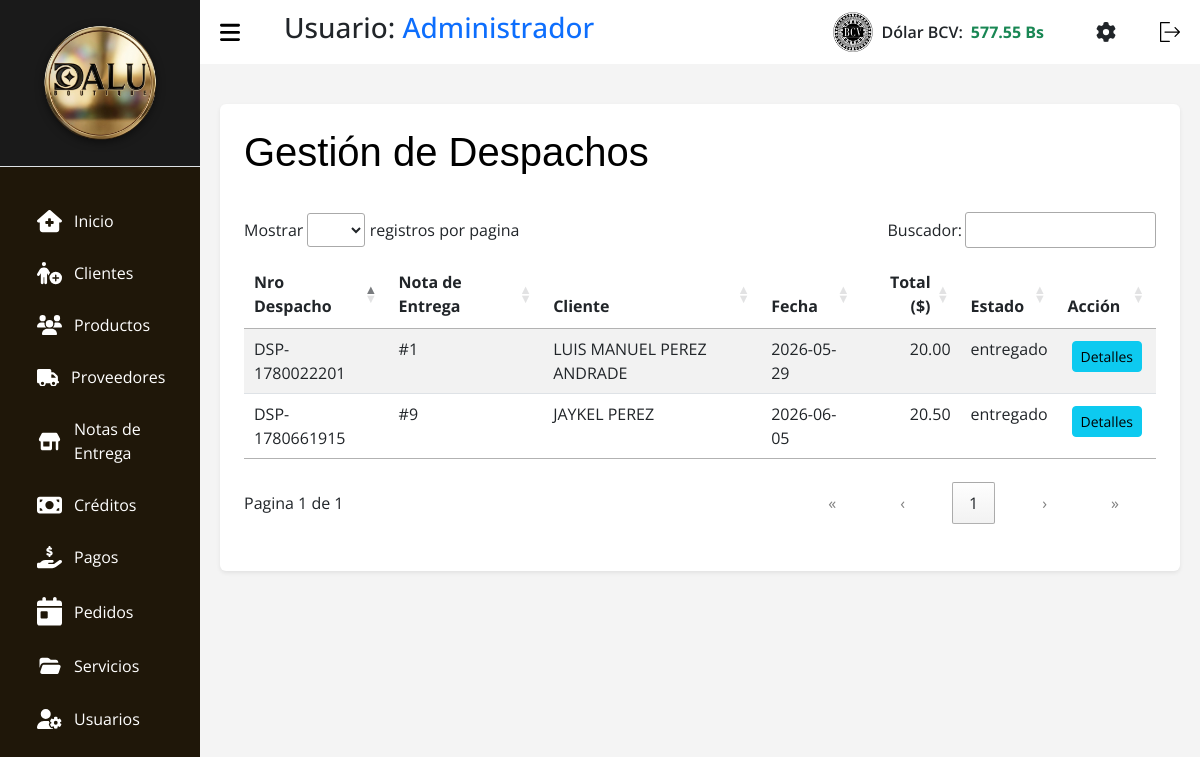
The app's page /index.php?c=Despacho (signed in), older data.
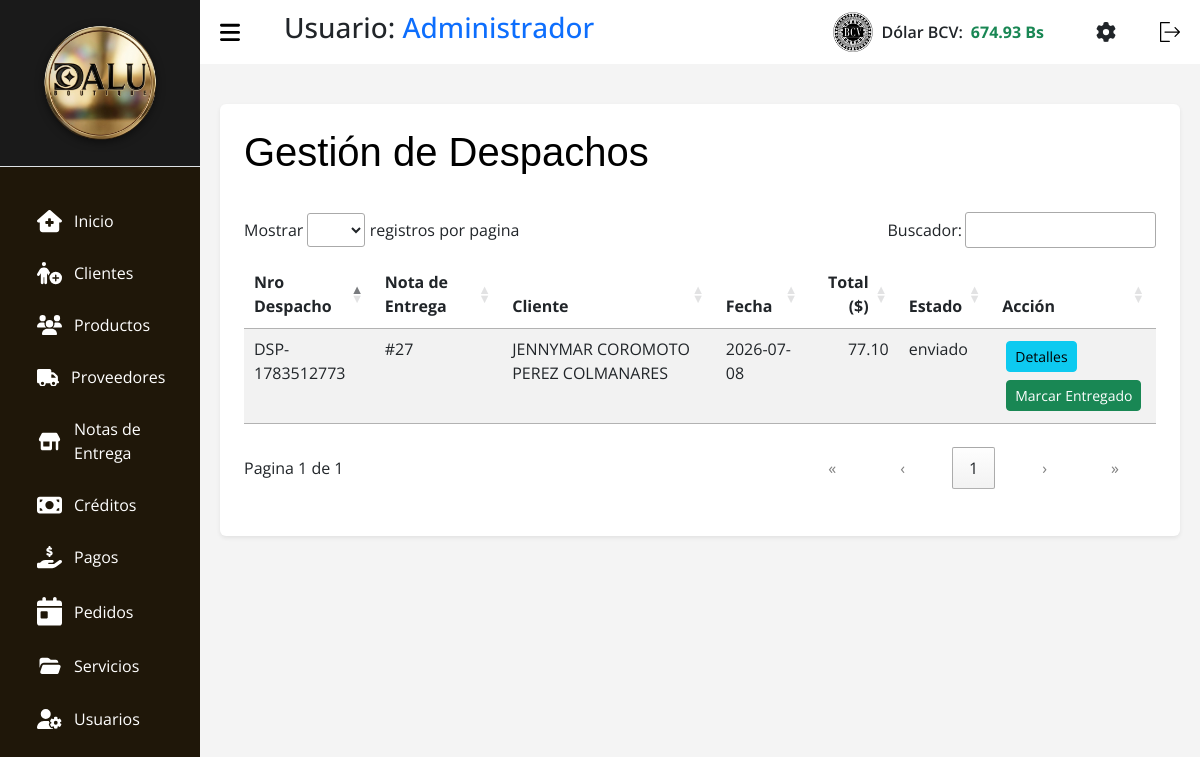
The same page, newer data.
### tables this page shows
CREATE TABLE `tasa` (
  `id` int(11) NOT NULL,
  `nombre` varchar(50) NOT NULL,
  `valor` decimal(10,2) NOT NULL,
  `fecha_actualizacion` datetime NOT NULL DEFAULT current_timestamp()
);

CREATE TABLE `despachos` (
  `id` int(11) NOT NULL,
  `id_nota_entrega` int(11) NOT NULL,
  `numero_despacho` varchar(50) NOT NULL,
  `fecha_despacho` date NOT NULL,
  `estado` enum('pendiente','enviado','entregado','cancelado') NOT NULL DEFAULT 'pendiente',
  `fecha_registro` timestamp NOT NULL DEFAULT current_timestamp()
);

CREATE TABLE `clientes` (
  `id` int(11) NOT NULL,
  `nombre` varchar(100) NOT NULL,
  `apellido` varchar(100) DEFAULT NULL,
  `correo` varchar(150) DEFAULT NULL,
  `cedula` varchar(150) NOT NULL,
  `telefono` varchar(20) DEFAULT NULL,
  `direccion` varchar(255) DEFAULT NULL,
  `fecha_registro` timestamp NOT NULL DEFAULT current_timestamp(),
  `activo` tinyint(1) DEFAULT 1
);

CREATE TABLE `notas_entrega` (
  `id` int(11) NOT NULL,
  `id_cliente` int(11) NOT NULL,
  `fecha_pedido` datetime NOT NULL,
  `estado` enum('pendiente','confirmado','enviado','recibido','entregado','cancelado') NOT NULL DEFAULT 'pendiente',
  `tipo` enum('debito','credito') NOT NULL DEFAULT 'debito',
  `total` decimal(10,2) NOT NULL DEFAULT 0.00,
  `observaciones` text DEFAULT NULL,
  `fecha_registro` timestamp NOT NULL DEFAULT current_timestamp()
);

### src/Models/Tasa.php (called while the page is built, shortened)
<?php
class Tasa extends Conexion {
    public function getLatest($nombre = 'BCV') {
        try {
            $stmt = $this->prepare("SELECT * FROM tasa WHERE nombre = :nombre ORDER BY id DESC LIMIT 1");
            $stmt->bindParam(':nombre', $nombre, PDO::PARAM_STR);
            $stmt->execute();
            return $stmt->fetch(PDO::FETCH_ASSOC);
        } catch (PDOException $e) {
            return false;
        }
    }
}

### src/Models/Despachos.php (called while the page is built, shortened)
<?php
class Despachos extends Conexion {
    public function search() {
        $sql = "SELECT d.*, n.total, c.nombre as cliente_nombre, c.apellido as cliente_apellido, c.cedula as cliente_cedula
                FROM despachos d
                INNER JOIN notas_entrega n ON d.id_nota_entrega = n.id
                INNER JOIN clientes c ON n.id_cliente = c.id
                ORDER BY d.fecha_registro DESC";
        $stmt = $this->prepare($sql);
        $stmt->execute();
        return $stmt->fetchAll(PDO::FETCH_ASSOC);
    }
}

### src/Views/V_Despachos.php (the view, shortened to what the changed rows need)
<!DOCTYPE html>
<html lang="es">
<head>
    <link rel="stylesheet" href="assets/css/css.css">
    <link rel="stylesheet" href="assets/css/tabla.css">
    <link rel="stylesheet" href="assets/css/header.css">
    <link rel="stylesheet" href="assets/bootstrap.min.css">
    <link rel="stylesheet" href="assets/DataTablet/datatables.css">
</head>
<body>
    <?php require_once __DIR__ . "/../Views/layout/header.php"; ?>
    <?php
        $despachos = $despachos ?? [];
    ?>
    <main>
        <div class="container bg-white p-4 rounded shadow-sm mt-3">
            <div class="d-flex justify-content-between align-items-center mb-3">
                <h1 class="titulo text-black">Gestión de Despachos</h1>
            </div>
            <div class="table-responsive">
                <table id="tablaDespachos" class="table-DT table table-striped">
                    <thead>
                        <tr>
                            <th scope="col">Nro Despacho</th>
                            <th scope="col">Nota de Entrega</th>
                            <th scope="col">Cliente</th>
                            <th scope="col">Fecha</th>
                            <th scope="col">Total ($)</th>
                            <th scope="col">Estado</th>
                            <th scope="col">Acción</th>
                        </tr>
                    </thead>
                    <tbody>
                        <?php foreach ($despachos as $d): ?>
                            <tr>
                                <td><?php echo htmlspecialchars($d['numero_despacho']); ?></td>
                                <td>#<?php echo htmlspecialchars($d['id_nota_entrega']); ?></td>
                                <td><?php echo htmlspecialchars($d['cliente_nombre'] . ' ' . $d['cliente_apellido']); ?></td>
                                <td><?php echo htmlspecialchars($d['fecha_despacho']); ?></td>
                                <td><?php echo htmlspecialchars($d['total']); ?></td>
                                <td><?php echo htmlspecialchars($d['estado']); ?></td>
                                <td>
                                    <button type="button" class="btn btn-sm btn-info m-1 btn-ver-detalles" data-id="<?= $d['id'] ?>">Detalles</button>
                                    <?php if($d['estado'] === 'pendiente'): ?>
                                    <form action="?c=Despacho&accion=cambiarEstado" method="POST" class="d-inline">
                                        <input type="hidden" name="id" value="<?= $d['id'] ?>">
                                        <input type="hidden" name="estado" value="enviado">
                                        <button type="submit" class="btn btn-sm btn-warning m-1">Marcar Enviado</button>
                                    </form>
                                    <form action="?c=Despacho&accion=cambiarEstado" method="POST" class="d-inline">
                                        <input type="hidden" name="id" value="<?= $d['id'] ?>">
                                        <input type="hidden" name="estado" value="cancelado">
                                        <button type="submit" class="btn btn-sm btn-danger m-1" onclick="return confirm('¿Seguro que desea cancelar este despacho?')">Cancelar</button>
                                    </form>
                                    <?php elseif($d['estado'] === 'enviado'): ?>
                                    <form action="?c=Despacho&accion=cambiarEstado" method="POST" class="d-inline">
                                        <button type="submit" class="btn btn-sm btn-success m-1">Marcar Entregado</button>
                                    </form>
                                    <?php endif; ?>
                                </td>
                            </tr>
                        <?php endforeach; ?>
                    </tbody>
                </table>
            </div>
        </div>
    </main>
</body>
</html>

### src/Views/layout/header.php (shortened to what the changed rows need)
<?php
$tasaModel_header = new Tasa();
$tasaActual_header = $tasaModel_header->getLatest();
$tasaValor = $tasaActual_header ? number_format((float)$tasaActual_header['valor'], 2) : '0.00';
?>
<section id="sidebar">
  <div class="sidebar-heading border-bottom p-3" style="background-color: #1a1a1a; text-align: center;">
    <img src="assets/img/dalulisto.png" style="max-width: 80%; height: auto; filter: drop-shadow(0px 2px 4px rgba(0,0,0,0.5));" alt="Logo Dalu">
  </div>
  <ul class="side-menu">
    <li class="nav-item m-1 fs-6">
      <a class="nav-link active" aria-current="page" href="?c=Home">
        Inicio</a>
    </li>
    <li class="nav-item m-1 fs-6">
      <a class="nav-link" href="?c=Clientes">
        Clientes
      </a>
    </li>
    <li class="nav-item m-1 fs-6">
      <a class="nav-link" href="?c=Productos">
        Productos
      </a>
    </li>
    <li class="nav-item m-1 fs-6">
      <a class="nav-link" href="?c=Proveedores">
        Proveedores
      </a>
    </li>
    <li class="nav-item m-1 fs-6">
      <a class="nav-link" href="?c=Notas">
        Notas de
        <br>
        Entrega
      </a>
    </li>
    <li class="nav-item m-1 fs-6">
      <a class="nav-link" href="?c=Creditos">
        Créditos
      </a>
    </li>
    <li class="nav-item m-1 fs-6">
      <a class="nav-link" href="?c=Pagos">
        Pagos
      </a>
    <li class="nav-item m-1 fs-6">
      <a class="nav-link" href="?c=Pedidos">
        Pedidos
      </a>
    </li>
    <li class="nav-item m-1 fs-6">
      <a class="nav-link" href="?c=Servicios">
        Servicios
      </a>
    </li>
    <li class="nav-item  m-1 fs-6">
      <a class="nav-link" href="?c=Usuarios">
        Usuarios
      </a>
    </li>
  </ul>
</section>
<section id="content">
  <nav>
    <h3 class="ms-3">Usuario: <span class="text-primary"><?= htmlspecialchars($_SESSION['nombre']) ?></span></h3>
    <div class="d-flex align-items-center ms-auto me-4" id="bcvDiv" style="cursor:pointer;" data-bs-toggle="modal" data-bs-target="#modalTasa">
        <img class="img-bcv me-2" src="assets/img/bcv2.png" alt="BCV" width="40">
        <span class="text-dark fw-semibold me-2">Dólar BCV:</span>
        <span class="text-success fw-bold" id="Dolar_bcv"><?= htmlspecialchars($tasaValor) ?> Bs</span>
    </div>
    <a href="?c=Ajustes" class="me-3 text-dark" title="Ajustes y Configuración">
    </a>
    <form action="index.php?c=login&a=Logout" method="POST">
      <button type="submit" style="background: none; border: none; cursor: pointer;">
      </button>
    </form>
  </nav>

Row changes from the older to the newer data that the page shows:
no longer on this page (row unchanged): despachos: numero_despacho "DSP-1780661915", id_nota_entrega "9", clientes.nombre+apellido "JAYKEL PEREZ", fecha_despacho "2026-06-05", id_nota_entrega.total "20.50", estado "entregado"
no longer on this page (row unchanged): despachos: numero_despacho "DSP-1780022201", id_nota_entrega "1", clientes.nombre+apellido "LUIS MANUEL PEREZ ANDRADE", fecha_despacho "2026-05-29", id_nota_entrega.total "20.00", estado "entregado"
changed tasa: valor "577.55" → "674.93"
added despachos: numero_despacho "DSP-1783512773", id_nota_entrega "27", clientes.nombre+apellido "JENNYMAR COROMOTO PEREZ COLMANARES", fecha_despacho "2026-07-08", id_nota_entrega.total "77.10", estado "enviado"
